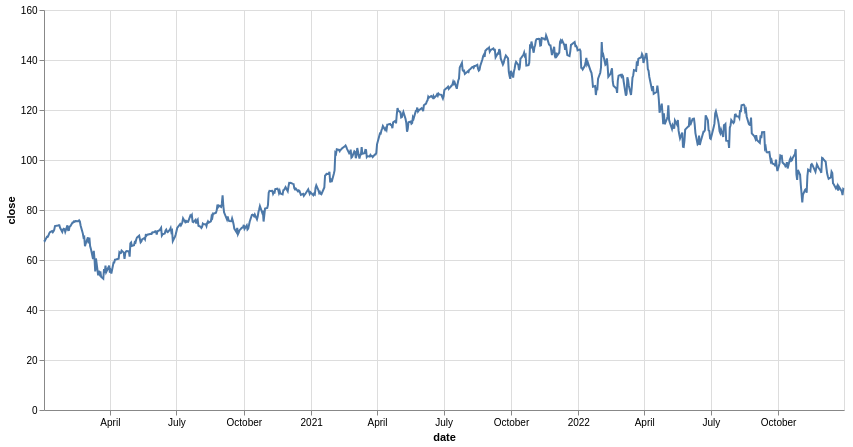

Notebook source saved alongside this figure:
### Markdown cell above
### Filtering data based on temporal properties

### Code cell
alt.Chart(
    df_pl.filter(
         pl.col("date").is_between(
             dt.datetime(2020, 1, 1),
             dt.datetime(2022, 12, 31)
             )
    )
    ).mark_line().encode(
    x='date',
    y='close',
    tooltip=['date', 'close']
).properties(
    width=800,
    height=400
)

### Figure 1 — Vega-Lite specification as saved in the notebook (floating-point values rounded to 4 significant figures; data arrays with more than 128 entries replaced by an {"elided": "..."} marker saying what was removed)
{"config": {"view": {"continuousWidth": 300, "continuousHeight": 300}}, "data": {"name": "data-c2a90d4bda9b1913f674191d205d12a1"}, "mark": {"type": "line"}, "encoding": {"tooltip": [{"field": "date", "type": "temporal"}, {"field": "close", "type": "quantitative"}], "x": {"field": "date", "type": "temporal"}, "y": {"field": "close", "type": "quantitative"}}, "height": 400, "width": 800, "$schema": "https://vega.github.io/schema/vega-lite/v5.20.1.json", "datasets": {"data-c2a90d4bda9b1913f674191d205d12a1": {"elided": "756 records"}}}
